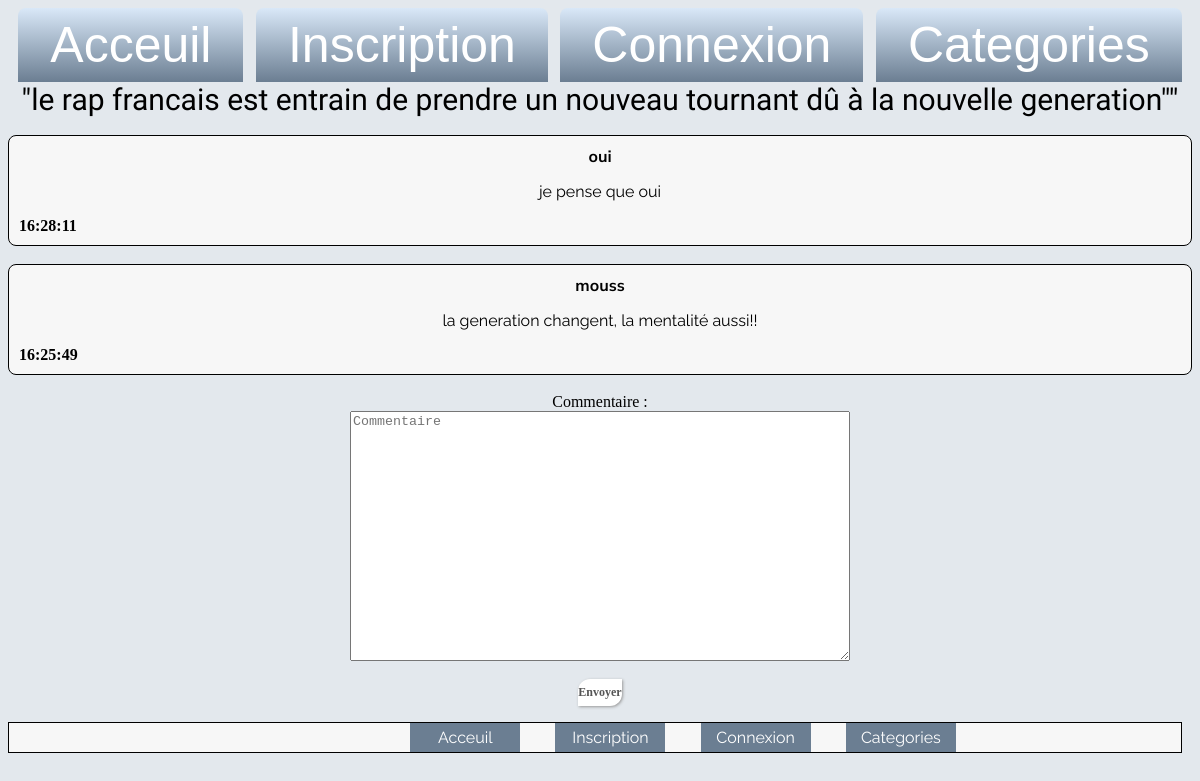
The page /articles.php?id=52 on the database its author committed.
### tables this page shows
CREATE TABLE IF NOT EXISTS `articles` (
  `id` int(11) NOT NULL AUTO_INCREMENT,
  `article` text NOT NULL,
  `id_utilisateur` int(11) NOT NULL,
  `id_categorie` int(11) NOT NULL,
  `date` timestamp NOT NULL,
  PRIMARY KEY (`id`)
);

CREATE TABLE IF NOT EXISTS `commentaires` (
  `id` int(11) NOT NULL AUTO_INCREMENT,
  `commentaire` varchar(1024) NOT NULL,
  `id_article` int(11) NOT NULL,
  `id_utilisateur` int(11) NOT NULL,
  `date` time NOT NULL,
  PRIMARY KEY (`id`)
);

CREATE TABLE IF NOT EXISTS `utilisateurs` (
  `id` int(11) NOT NULL AUTO_INCREMENT,
  `login` varchar(255) NOT NULL,
  `password` varchar(255) NOT NULL,
  `email` varchar(255) NOT NULL,
  `id_droits` int(11) DEFAULT '1',
  PRIMARY KEY (`id`)
);

### articles.php (the view, shortened to what this page needs)
<html>
<head>
    <link rel="stylesheet" type="text/css" href="index.css" />
</head>
<header>
    <?php include "header.php"; ?>
</header>
<body>
    <main>
        <div class="article">
            <?php
            $connexion = mysqli_connect("localhost", "root", "", "blog");
            $sql = 'SELECT article from articles  WHERE id="' . $_GET['id'] . '" ';
            $query = mysqli_query($connexion, $sql);
            while ($row = mysqli_fetch_array($query)) {
                echo '<article>"' . ($row["article"]) . '""';
            }
            ?>
        </div>
        <br>
        <?php
        $id = $_GET['id'];
        $connexion = mysqli_connect("localhost", "root", "", "blog");
        $sql2 = "SELECT commentaires.id, commentaires.commentaire, commentaires.id_utilisateur,commentaires.id_article,
						commentaires.date, utilisateurs.login FROM commentaires INNER JOIN utilisateurs
						WHERE  commentaires.id_utilisateur = utilisateurs.id
                        AND id_article='$id'  ORDER BY date DESC ";
        $req2 = mysqli_query($connexion, $sql2);;
        while ($req = mysqli_fetch_array($req2)) {
        ?>
            <section class="carré">
                <section class="users">
                    <?php echo $req['login']; ?></p>
                </section>
                <section class="commentaire">
                    <?php echo $req['commentaire']; ?></p>
                </section>
                <section class="heure">
                    <?php echo $req['date']; ?></span>
                </section>
            </section>
            <br>
        <?php
        }
        ?>
        <section class="titre">
            <form method="post">
                <legend class='rep'>Commentaire :</legend>
                <textarea name="message" maxlength="300" placeholder="Commentaire"></textarea>
                <input type="hidden" name="sujets" value="<?php echo $_GET['id']; ?>"><br><br>
                <input class="boutton" type="submit" name="submit" value="Envoyer">
                <br>
            </form>
        </section>
        <footer>
            <?php include "footer.php"; ?>
        </footer>
    </main>
</body>
</html>

### index.css (style rules this page uses)
body { text-align: center; background-color: #E3E8ED; }
.carré { background-color: #F7F7F7; border: solid black 1.5px; border-radius: 8px; padding: 10px; width: auto; }
textarea { height: 250px; width: 500px; }
.boutton { border-radius: 12px 0 12px 0; background: white; border: none; color: #555; font: bold 12px Verdana; padding: 6px 0 6px 0; box-shadow: 1px 1px 3px #999; }
.article { font-size: 30px; font-family: 'Enriqueta', serif; }
.users { font-weight: bold; font-family: 'Mulish', sans-serif; }
.commentaire { font-family: 'Raleway', sans-serif; }
.heure { margin-right: 100%; font-weight: bold; }
footer { display: flex; font-family: 'Raleway', sans-serif; justify-content: space-around; border: solid black 1px; background-color: #F7F7F7; bottom: 0; width: 99%; }

### rows shown on the page
articles: article "le rap francais est entrain de prendre un nouveau tournant dû à la nouvelle generation"
commentaires: id_utilisateur.login "oui", commentaire "je pense que oui", date "16:28:11"
commentaires: id_utilisateur.login "mouss", commentaire "la generation changent, la mentalité aussi!!", date "16:25:49"
